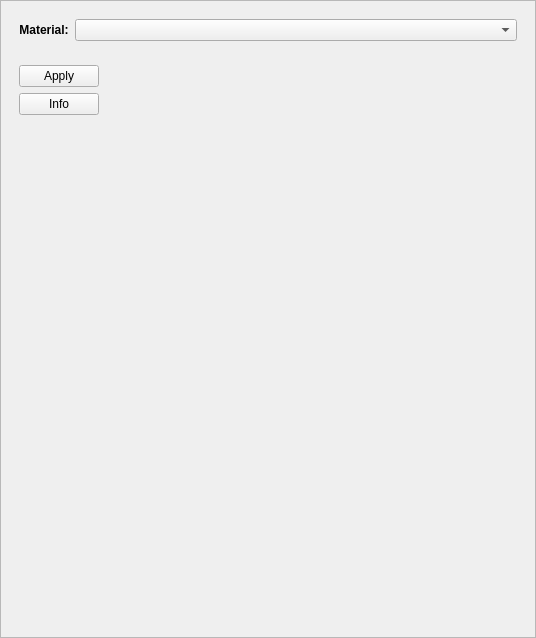
<?xml version="1.0" encoding="UTF-8"?>
<ui version="4.0">
 <class>RGGRemoveMaterialParameters</class>
 <widget class="QWidget" name="RGGRemoveMaterialParameters">
  <property name="enabled">
   <bool>true</bool>
  </property>
  <property name="geometry">
   <rect>
    <x>0</x>
    <y>0</y>
    <width>536</width>
    <height>638</height>
   </rect>
  </property>
  <property name="windowTitle">
   <string>Remove Material</string>
  </property>
  <layout class="QGridLayout" name="gridLayout">
   <property name="leftMargin">
    <number>0</number>
   </property>
   <property name="topMargin">
    <number>0</number>
   </property>
   <property name="rightMargin">
    <number>0</number>
   </property>
   <property name="bottomMargin">
    <number>0</number>
   </property>
   <item row="0" column="1">
    <widget class="QScrollArea" name="scrollArea">
     <property name="widgetResizable">
      <bool>true</bool>
     </property>
     <widget class="QWidget" name="scrollAreaWidgetContents">
      <property name="geometry">
       <rect>
        <x>0</x>
        <y>0</y>
        <width>534</width>
        <height>636</height>
       </rect>
      </property>
      <layout class="QGridLayout" name="gridLayout_2">
       <item row="2" column="0">
        <widget class="QWidget" name="widget_6" native="true">
         <property name="minimumSize">
          <size>
           <width>0</width>
           <height>0</height>
          </size>
         </property>
         <layout class="QVBoxLayout" name="verticalLayout">
          <item>
           <widget class="QPushButton" name="applyButton">
            <property name="sizePolicy">
             <sizepolicy hsizetype="Fixed" vsizetype="Fixed">
              <horstretch>0</horstretch>
              <verstretch>0</verstretch>
             </sizepolicy>
            </property>
            <property name="text">
             <string>Apply</string>
            </property>
           </widget>
          </item>
          <item>
           <widget class="QPushButton" name="infoButton">
            <property name="sizePolicy">
             <sizepolicy hsizetype="Fixed" vsizetype="Fixed">
              <horstretch>0</horstretch>
              <verstretch>0</verstretch>
             </sizepolicy>
            </property>
            <property name="text">
             <string>Info</string>
            </property>
           </widget>
          </item>
         </layout>
        </widget>
       </item>
       <item row="0" column="0" colspan="2">
        <widget class="QWidget" name="widget" native="true">
         <property name="maximumSize">
          <size>
           <width>16777215</width>
           <height>16777215</height>
          </size>
         </property>
         <layout class="QGridLayout" name="gridLayout_4">
          <item row="0" column="0">
           <widget class="QLabel" name="label_6">
            <property name="sizePolicy">
             <sizepolicy hsizetype="Fixed" vsizetype="Preferred">
              <horstretch>0</horstretch>
              <verstretch>0</verstretch>
             </sizepolicy>
            </property>
            <property name="minimumSize">
             <size>
              <width>0</width>
              <height>0</height>
             </size>
            </property>
            <property name="font">
             <font>
              <weight>75</weight>
              <bold>true</bold>
             </font>
            </property>
            <property name="text">
             <string>Material:</string>
            </property>
            <property name="alignment">
             <set>Qt::AlignCenter</set>
            </property>
           </widget>
          </item>
          <item row="0" column="1">
           <widget class="QComboBox" name="materialBox">
            <property name="sizePolicy">
             <sizepolicy hsizetype="Preferred" vsizetype="Fixed">
              <horstretch>0</horstretch>
              <verstretch>0</verstretch>
             </sizepolicy>
            </property>
            <property name="minimumSize">
             <size>
              <width>0</width>
              <height>0</height>
             </size>
            </property>
           </widget>
          </item>
         </layout>
        </widget>
       </item>
       <item row="3" column="0">
        <spacer name="verticalSpacer">
         <property name="orientation">
          <enum>Qt::Vertical</enum>
         </property>
         <property name="sizeHint" stdset="0">
          <size>
           <width>20</width>
           <height>40</height>
          </size>
         </property>
        </spacer>
       </item>
      </layout>
     </widget>
    </widget>
   </item>
  </layout>
 </widget>
 <tabstops>
  <tabstop>scrollArea</tabstop>
 </tabstops>
 <resources/>
 <connections/>
</ui>
